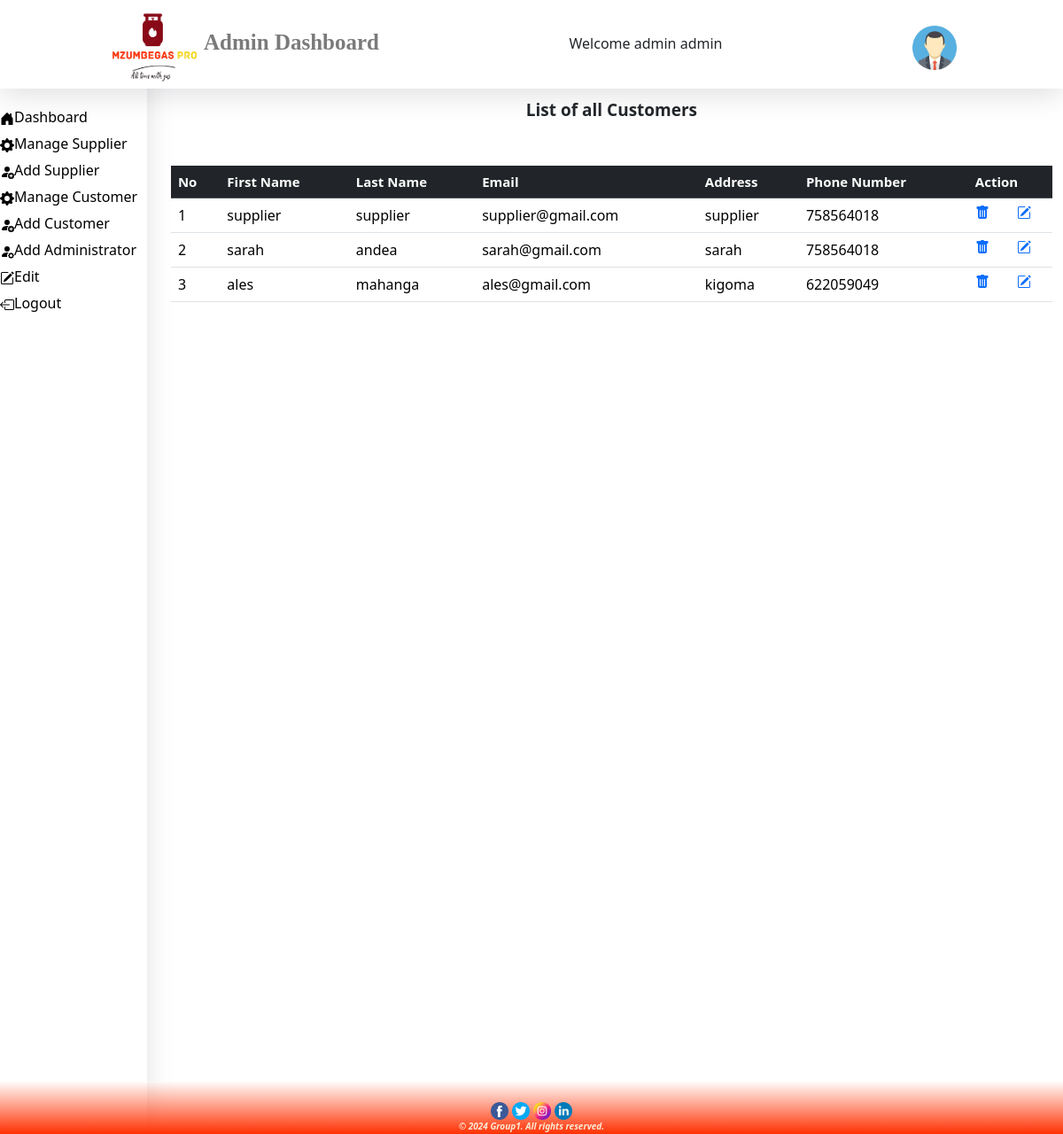
The page /admin_manage_supplier.php (signed in) on the database its author committed.
### tables this page shows
CREATE TABLE `register` (
  `id` int(200) NOT NULL,
  `firstname` varchar(120) NOT NULL,
  `lastname` varchar(120) NOT NULL,
  `email` varchar(120) NOT NULL,
  `address` varchar(100) NOT NULL,
  `phonenumber` int(11) NOT NULL,
  `choice` varchar(100) NOT NULL,
  `password` varchar(255) NOT NULL
);

### admin_manage_supplier.php (the view, shortened to what this page needs)
<?php include('./layout/admin/header.php'); ?>
<div style="display: flex;gap: 15px;position: scroll;">
<?php include('./layout/admin/sidebar.php') ?>
<div style="height: 100vh; width: 86%;padding-top: 110px;position:scroll;">
        <div class="table-responsive" style="margin-top: 0px;">
            <p style="text-align:center;font-size: 19px;font-weight: 900;">List of all Customers</p>
            <div class="container mt-5">
        <table class="table table-hover" id="example" width="100%">
        <thead class="table-dark" style="font-weight: 600;font-size: 15px;" width="100%">
            <tr>
                <th>No</th>
                <th>First Name</th>
                <th>Last Name</th>
                <th>Email</th>
                <th>Address</th>
                <th>Phone Number</th>
                <th colspan="2">Action</th>
            </tr>
        </thead>
        <tbody>
        <?php
            $sql = "SELECT * FROM register  WHERE `choice`= 'Supplier'";
            $result = mysqli_query($conn, $sql);
        if (mysqli_num_rows($result) > 0) {
                $counter = 1;
            while ($row = mysqli_fetch_assoc($result)) {
        ?>
            <tr>
                <td><?php echo $counter;
                ?></td>
                <td><?php echo $row['firstname']; ?></td>
                <td><?php echo $row['lastname']; ?></td>
                <td><?php echo $row['email']; ?></td>
                <td><?php echo $row['address']; ?></td>
                <td><?php echo $row['phonenumber']; ?></td>
                <td><a href="delete_admin_manage_supplier.php?id=<?php echo $row['id']; ?>"></a></td>
                <td><a href="admin_update_supplier&customer.php?id=<?php echo $row['id']; ?>"></a></td>
            </tr>
        <?php
              $counter++;
            }
        } else {
        ?>
            <tr>
                <td colspan="8" style="text-align: center;">No products found.</td>
            </tr>
        <?php
        }
        ?>
        </tbody>
        </table>
    </div>
        </div>
    </div>
</div>
<?php include('./layout/admin/footer.php'); ?>

### rows shown on the page
register: firstname "supplier", lastname "supplier", email "supplier@gmail.com", address "supplier", phonenumber "758564018"
register: firstname "sarah", lastname "andea", email "sarah@gmail.com", address "sarah", phonenumber "758564018"
register: firstname "ales", lastname "mahanga", email "ales@gmail.com", address "kigoma", phonenumber "622059049"

### other values the page prints
$_SESSION['firstname'] "admin"
$_SESSION['lastname'] "admin"
